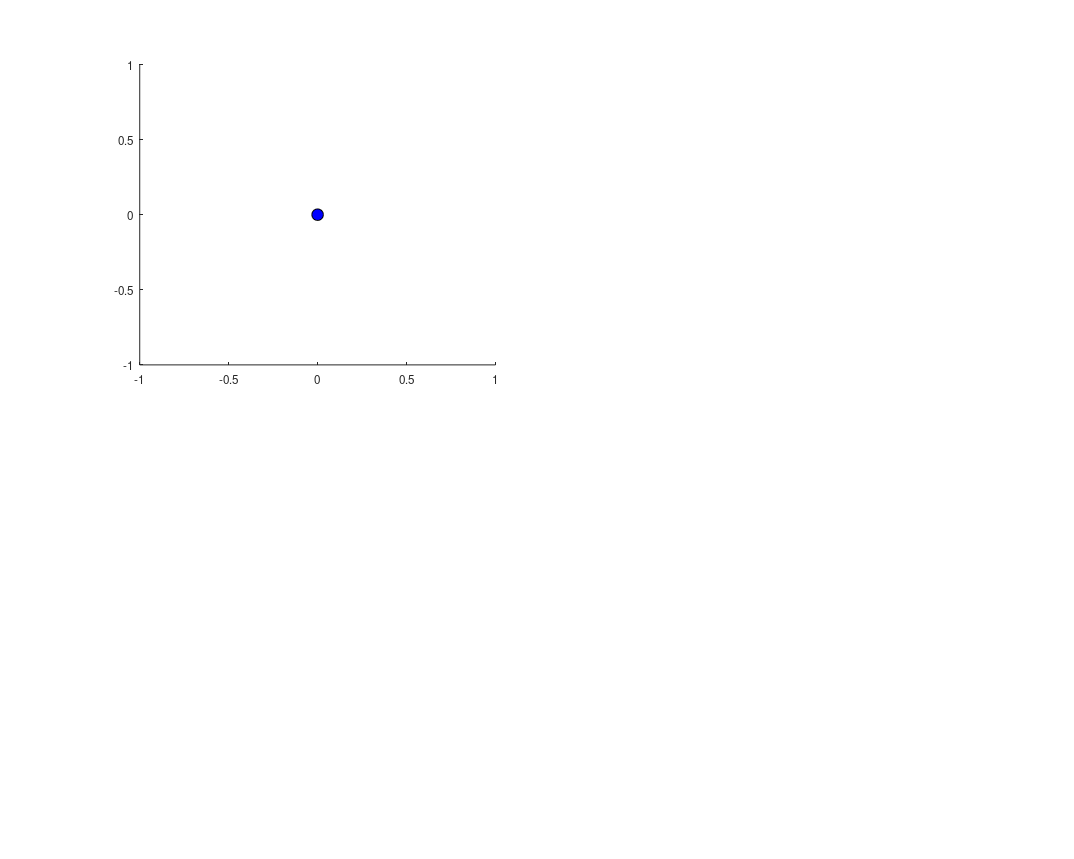

MATLAB code to generate this figure: (Note: this script raises an error after producing the figure.)
%% %%%%%%%%%%%%%%%%%%%%%%%%%%%%%%%%%%%%%%%%%%%%%%%%%%%%%%%%%%%%%%%%%%%%%%%%%%%%
% Copyright 2021 by California Institute of Technology.  ALL RIGHTS RESERVED. %
% United  States  Government  sponsorship  acknowledged.   Any commercial use %
% must   be  negotiated  with  the  Office  of  Technology  Transfer  at  the %
% California Institute of Technology.                                         %
%                                                                             %
% This software may be subject to  U.S. export control laws  and regulations. %
% By accepting this document,  the user agrees to comply  with all applicable %
% U.S. export laws and regulations.  User  has the responsibility  to  obtain %
% export  licenses,  or  other  export  authority  as may be required  before %
% exporting  such  information  to  foreign  countries or providing access to %
% foreign persons.                                                            %
%                                                                             %
% This  software  is a copy  and  may not be current.  The latest  version is %
% maintained by and may be obtained from the Mobility  and  Robotics  Sytstem %
% Section (347) at the Jet  Propulsion  Laboratory.   Suggestions and patches %
% are welcome and should be sent to the software's maintainer.                %
%                                                                             %
%%%%%%%%%%%%%%%%%%%%%%%%%%%%%%%%%%%%%%%%%%%%%%%%%%%%%%%%%%%%%%%%%%%%%%%%%%%%%%%

%% Plotting code

color_array = ['c' 'r' 'b' 'g' 'm' 'y' 'k'];
marker_array = ['o' 's' 'd' '^' 'v' '>' '<' 'p' 'h' '+'];
standard_font_size = 25;
title_font_size = 40;

plot_handle = figure(1);
clf
set(plot_handle,'Color',[1 1 1]);
set(plot_handle,'units','normalized','Position',[0 0 1 1])
set(plot_handle,'PaperPositionMode','auto');

subplot(2,2,1)
hold on
plot3(0,0,0,'ok','MarkerSize',10,'MarkerFaceColor','b')
plot3(Sun_Pos_Velocity(1,k), Sun_Pos_Velocity(2,k), Sun_Pos_Velocity(3,k), 'hk','MarkerSize',20,'MarkerFaceColor','y')
plot3(Moon_Pos_Velocity(1,k), Moon_Pos_Velocity(2,k), Moon_Pos_Velocity(3,k), 'ok','MarkerSize',10,'MarkerFaceColor','w')

plot3(1.2*AU*Target_x, 1.2*AU*Target_y, 1.2*AU*Target_z, 'hk','MarkerSize',20,'MarkerFaceColor','r')

plot3(Sun_Pos_Velocity(1,1:k),Sun_Pos_Velocity(2,1:k),Sun_Pos_Velocity(3,1:k),'-y','LineWidth',2)

legend('Earth','Sun','Moon','Target Direction')
axis equal
view(0,90)
xlabel('X axis [km]','fontsize',standard_font_size,'FontName','Times New Roman')
ylabel('Y axis [km]','fontsize',standard_font_size,'FontName','Times New Roman')
zlabel('Z axis [km]','fontsize',standard_font_size,'FontName','Times New Roman')
title('Trajectory of Sun, Moon around Earth (ECI Frame)','fontsize',title_font_size,'FontName','Times New Roman')
set(gca, 'fontsize',standard_font_size,'FontName','Times New Roman')
hold off

k_start = max(k - ceil(2*86400/delta_t), 1);
subplot(2,2,2)
legendCell = [];
hold on
for ns = 1:1:num_SC
    plot3(SC_orbit_data{ns}.pos_earth_array(k,1)-SC_orbit_data{1}.pos_earth_array(k,1), SC_orbit_data{ns}.pos_earth_array(k,2)-SC_orbit_data{1}.pos_earth_array(k,2), SC_orbit_data{ns}.pos_earth_array(k,3)-SC_orbit_data{1}.pos_earth_array(k,3), 'ok','MarkerSize',10,'MarkerFaceColor',color_array(mod(ns,length(color_array))+1) )
    legendCell{ns} = ['SC ',num2str(ns)];
end
for ns = 1:1:num_SC
    plot3(SC_orbit_data{ns}.pos_earth_array(k_start:k,1)-SC_orbit_data{1}.pos_earth_array(k_start:k,1), SC_orbit_data{ns}.pos_earth_array(k_start:k,2)-SC_orbit_data{1}.pos_earth_array(k_start:k,2), SC_orbit_data{ns}.pos_earth_array(k_start:k,3)-SC_orbit_data{1}.pos_earth_array(k_start:k,3), '-','LineWidth',2,'Color', color_array(mod(ns,length(color_array))+1) )
end
legend(legendCell)
axis equal
xlabel('X axis [km]','fontsize',standard_font_size,'FontName','Times New Roman')
ylabel('Y axis [km]','fontsize',standard_font_size,'FontName','Times New Roman')
zlabel('Z axis [km]','fontsize',standard_font_size,'FontName','Times New Roman')
title('Trajectory of SC around chief (Chief Centered Inertial Frame)','fontsize',title_font_size,'FontName','Times New Roman')
set(gca, 'fontsize',standard_font_size,'FontName','Times New Roman')
hold off

subplot(2,2,3)
hold on
time_earth_example = time_array(k); % [sec]
earth_example

for ns = 1:1:num_SC
    plot3(SC_orbit_data{ns}.pos_earth_array(k,1), SC_orbit_data{ns}.pos_earth_array(k,2), SC_orbit_data{ns}.pos_earth_array(k,3), 'ok','MarkerSize',10,'MarkerFaceColor',color_array(mod(ns,length(color_array))+1) )
    legendCell{ns} = ['SC ',num2str(ns)];
end
for ns = 1:1:num_SC
    plot3(SC_orbit_data{ns}.pos_earth_array(k_start:k,1), SC_orbit_data{ns}.pos_earth_array(k_start:k,2), SC_orbit_data{ns}.pos_earth_array(k_start:k,3), '-','LineWidth',2,'Color', color_array(mod(ns,length(color_array))+1) )
end

lla = ecef2lla(SC_orbit_data{1}.pos_earth_array(k,1:3));
% view([lla(2)+90,30])
% view([10,30])

legend(legendCell)
axis equal
title('Trajectory of SC around Earth','fontsize',title_font_size,'FontName','Times New Roman')
xlabel('X axis [km]','fontsize',standard_font_size,'FontName','Times New Roman')
ylabel('Y axis [km]','fontsize',standard_font_size,'FontName','Times New Roman')
zlabel('Z axis [km]','fontsize',standard_font_size,'FontName','Times New Roman')
set(gca, 'fontsize',standard_font_size,'FontName','Times New Roman')
hold off

subplot(2,2,4)
plot(reshape(UV_pos(1:k,:,1),[],1), reshape(UV_pos(1:k,:,2),[],1),'.k')
axis equal
title('UV coverage of Target','fontsize',title_font_size,'FontName','Times New Roman')
xlabel('X axis [km]','fontsize',standard_font_size,'FontName','Times New Roman')
ylabel('Y axis [km]','fontsize',standard_font_size,'FontName','Times New Roman')
set(gca, 'fontsize',standard_font_size,'FontName','Times New Roman')
hold off


this_date_str_t0 = date_str_t0;
this_date_str_t0.Second = this_date_str_t0.Second + time_array(k);
this_date_str = datestr(this_date_str_t0);
sgtitle(['Simulation Time = ',num2str(round(time_array(k)/86400, 2, 'significant')),' days, Date = ',this_date_str(1:11)],'fontsize',title_font_size,'FontName','Times New Roman')


